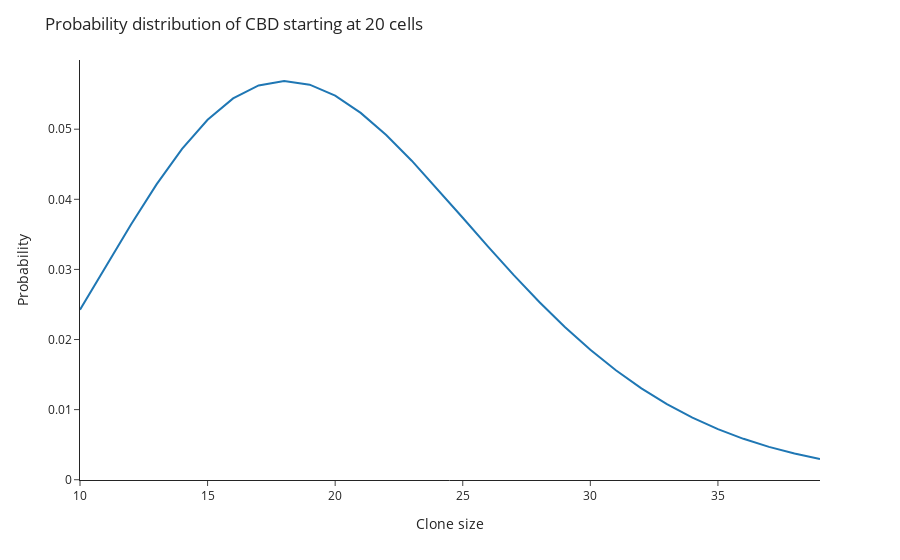

Here is the notebook cell this chart was saved with:
### Code cell
# Evaluate the pmf at an array of parameters
init_size = 20
delta_t = 1
fitness = 0

# Array of size values where probability is computed
sizes = np.arange(start=max(0, int(init_size/2)), stop=init_size*2)

prob_sizes = distributions.exact_clone_size_pmf(sizes=sizes, delta_t=delta_t, init_size=init_size, s=fitness)
fig = px.line(x=sizes, y=prob_sizes)
fig.update_layout(title= f'Probability distribution of CBD starting at {init_size} cells',
                  xaxis_title='Clone size',
                  yaxis_title='Probability')

### Figure 1 — Plotly figure (JSON) as saved in the notebook; plotly's stock layout.template omitted (floating-point values rounded to 4 significant figures)
{"data": [{"hovertemplate": "x=%{x}<br>y=%{y}<extra></extra>", "legendgroup": "", "line": {"color": "#1F77B4", "dash": "solid"}, "marker": {"symbol": "circle"}, "mode": "lines", "name": "", "orientation": "v", "showlegend": false, "type": "scatter", "x": [10, 11, 12, 13, 14, 15, 16, 17, 18, 19, 20, 21, 22, 23, 24, 25, 26, 27, 28, 29, 30, 31, 32, 33, 34, 35, 36, 37, 38, 39], "xaxis": "x", "y": [0.02426, 0.03033, 0.0364, 0.04213, 0.04719, 0.05134, 0.05439, 0.05624, 0.05688, 0.05635, 0.05478, 0.05233, 0.04917, 0.04551, 0.04152, 0.03737, 0.03322, 0.02918, 0.02534, 0.02178, 0.01853, 0.01561, 0.01304, 0.01079, 0.008862, 0.007218, 0.005836, 0.004684, 0.003734, 0.002956], "yaxis": "y"}], "layout": {"legend": {"tracegroupgap": 0}, "margin": {"t": 60}, "title": {"text": "Probability distribution of CBD starting at 20 cells"}, "xaxis": {"anchor": "y", "domain": [0, 1], "title": {"text": "Clone size"}}, "yaxis": {"anchor": "x", "domain": [0, 1], "title": {"text": "Probability"}}}}
